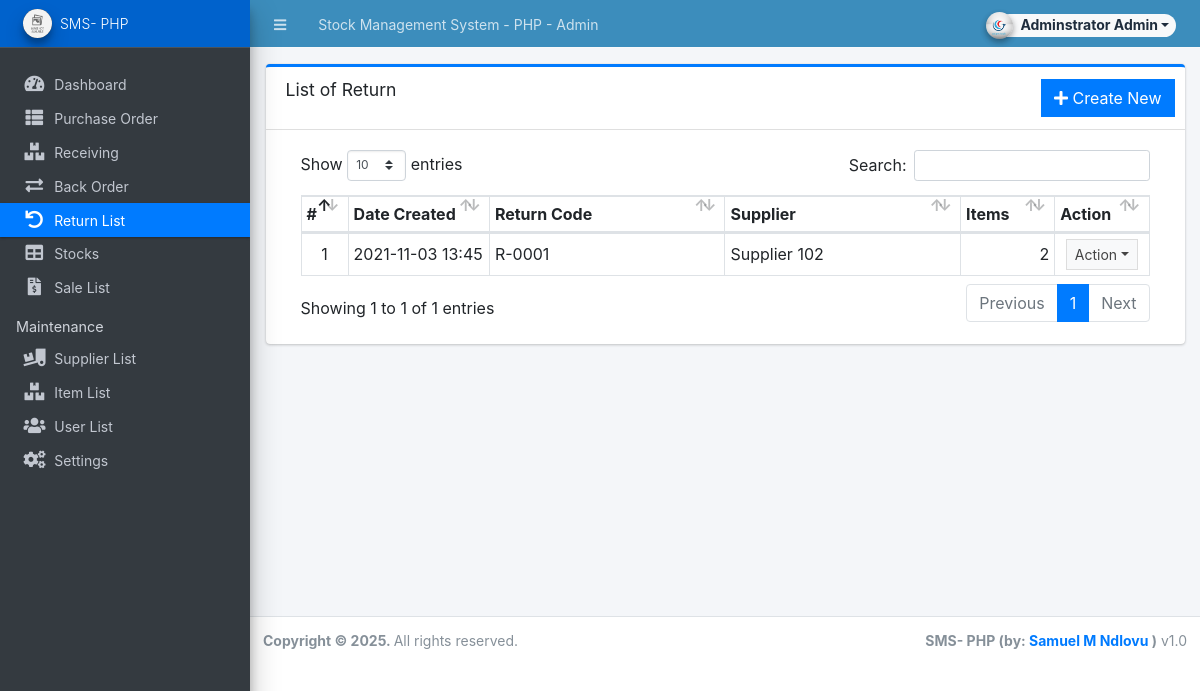
The page /admin/?page=return (signed in) on the database its author committed.
### tables this page shows
CREATE TABLE `return_list` (
  `id` int(30) NOT NULL,
  `return_code` varchar(50) NOT NULL,
  `supplier_id` int(30) NOT NULL,
  `amount` float NOT NULL DEFAULT 0,
  `remarks` text DEFAULT NULL,
  `stock_ids` text NOT NULL,
  `date_created` datetime NOT NULL DEFAULT current_timestamp(),
  `date_updated` datetime NOT NULL DEFAULT current_timestamp() ON UPDATE current_timestamp()
);

CREATE TABLE `supplier_list` (
  `id` int(30) NOT NULL,
  `name` text NOT NULL,
  `address` text NOT NULL,
  `cperson` text NOT NULL,
  `contact` text NOT NULL,
  `status` tinyint(1) NOT NULL DEFAULT 1,
  `date_created` datetime NOT NULL DEFAULT current_timestamp(),
  `date_updated` datetime NOT NULL DEFAULT current_timestamp() ON UPDATE current_timestamp()
);

### admin/return/index.php (the view, shortened to what this page needs)
<div class="card card-outline card-primary">
	<div class="card-header">
		<h3 class="card-title">List of Return</h3>
        <div class="card-tools">
			<a href="<?php echo base_url ?>admin/?page=return/manage_return" class="btn btn-flat btn-primary"><span class="fas fa-plus"></span>  Create New</a>
		</div>
	</div>
	<div class="card-body">
		<div class="container-fluid">
        <div class="container-fluid">
			<table class="table table-bordered table-stripped">
                    <colgroup>
                        <col width="5%">
                        <col width="15%">
                        <col width="25%">
                        <col width="25%">
                        <col width="10%">
                        <col width="10%">
                    </colgroup>
                    <thead>
                        <tr>
                            <th>#</th>
                            <th>Date Created</th>
                            <th>Return Code</th>
                            <th>Supplier</th>
                            <th>Items</th>
                            <th>Action</th>
                        </tr>
                    </thead>
                    <tbody>
                        <?php
                        $i = 1;
                        $qry = $conn->query("SELECT r.*, s.name as supplier FROM `return_list` r inner join supplier_list s on r.supplier_id = s.id order by r.`date_created` desc");
                        while($row = $qry->fetch_assoc()):
                            $row['items'] = count(explode(',',$row['stock_ids']));
                        ?>
                            <tr>
                                <td class="text-center"><?php echo $i++; ?></td>
                                <td><?php echo date("Y-m-d H:i",strtotime($row['date_created'])) ?></td>
                                <td><?php echo $row['return_code'] ?></td>
                                <td><?php echo $row['supplier'] ?></td>
                                <td class="text-right"><?php echo number_format($row['items']) ?></td>
                                <td align="center">
                                    <button type="button" class="btn btn-flat btn-default btn-sm dropdown-toggle dropdown-icon" data-toggle="dropdown">
                                            Action
                                    </button>
                                </td>
                            </tr>
                        <?php endwhile; ?>
                    </tbody>
                </table>
		</div>
		</div>
	</div>
</div>

### rows shown on the page
return_list: date_created "2021-11-03 13:45", return_code "R-0001", supplier.name "Supplier 102", supplier "2"

### other values the page prints
$_settings->info('name') "Stock Management System - PHP"
$_settings->userdata('firstname').' '.$_settings->userdata('lastname') "Adminstrator Admin"
$_settings->info('short_name') "SMS- PHP"
